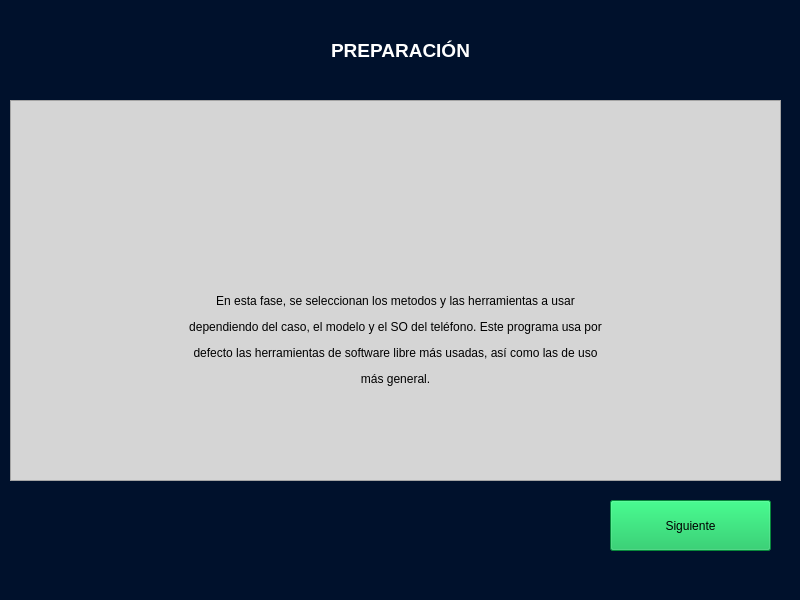
<?xml version="1.0" encoding="UTF-8"?>
<ui version="4.0">
 <class>MainWindow</class>
 <widget class="QMainWindow" name="MainWindow">
  <property name="geometry">
   <rect>
    <x>0</x>
    <y>0</y>
    <width>800</width>
    <height>600</height>
   </rect>
  </property>
  <property name="maximumSize">
   <size>
    <width>800</width>
    <height>600</height>
   </size>
  </property>
  <property name="windowTitle">
   <string>AFA</string>
  </property>
  <property name="styleSheet">
   <string notr="true">background-color: rgb(0, 17, 44);</string>
  </property>
  <widget class="QWidget" name="centralwidget">
   <widget class="QLabel" name="lbl_titulo">
    <property name="geometry">
     <rect>
      <x>260</x>
      <y>20</y>
      <width>281</width>
      <height>61</height>
     </rect>
    </property>
    <property name="text">
     <string>&lt;html&gt;&lt;head/&gt;&lt;body&gt;&lt;p align=&quot;center&quot;&gt;&lt;span style=&quot; font-size:14pt; font-weight:600; color:#ffffff;&quot;&gt;PREPARACIÓN&lt;/span&gt;&lt;/p&gt;&lt;/body&gt;&lt;/html&gt;</string>
    </property>
   </widget>
   <widget class="QFrame" name="frame">
    <property name="geometry">
     <rect>
      <x>10</x>
      <y>100</y>
      <width>771</width>
      <height>381</height>
     </rect>
    </property>
    <property name="styleSheet">
     <string notr="true">background-color: rgb(213, 213, 213);</string>
    </property>
    <property name="frameShape">
     <enum>QFrame::StyledPanel</enum>
    </property>
    <property name="frameShadow">
     <enum>QFrame::Raised</enum>
    </property>
    <widget class="QLabel" name="label_20">
     <property name="geometry">
      <rect>
       <x>120</x>
       <y>180</y>
       <width>531</width>
       <height>121</height>
      </rect>
     </property>
     <property name="styleSheet">
      <string notr="true"/>
     </property>
     <property name="text">
      <string>&lt;html&gt;&lt;head/&gt;&lt;body&gt;&lt;p align=&quot;center&quot;&gt;En esta fase, se seleccionan los metodos y las herramientas a usar&lt;/p&gt;&lt;p align=&quot;center&quot;&gt;dependiendo del caso, el modelo y el SO del teléfono. Este programa usa por&lt;/p&gt;&lt;p align=&quot;center&quot;&gt;defecto las herramientas de software libre más usadas, así como las de uso&lt;/p&gt;&lt;p align=&quot;center&quot;&gt;más general.&lt;/p&gt;&lt;/body&gt;&lt;/html&gt;</string>
     </property>
    </widget>
    <widget class="QLabel" name="label_8">
     <property name="geometry">
      <rect>
       <x>340</x>
       <y>40</y>
       <width>100</width>
       <height>100</height>
      </rect>
     </property>
     <property name="styleSheet">
      <string notr="true"/>
     </property>
     <property name="text">
      <string/>
     </property>
     <property name="pixmap">
      <pixmap>iconos/info.png</pixmap>
     </property>
    </widget>
   </widget>
   <widget class="QPushButton" name="bt_siguiente">
    <property name="geometry">
     <rect>
      <x>610</x>
      <y>500</y>
      <width>161</width>
      <height>51</height>
     </rect>
    </property>
    <property name="styleSheet">
     <string notr="true">background-color: rgb(10, 191, 83);</string>
    </property>
    <property name="text">
     <string>Siguiente</string>
    </property>
   </widget>
   <zorder>frame</zorder>
   <zorder>lbl_titulo</zorder>
   <zorder>bt_siguiente</zorder>
  </widget>
  <widget class="QMenuBar" name="menubar">
   <property name="geometry">
    <rect>
     <x>0</x>
     <y>0</y>
     <width>800</width>
     <height>20</height>
    </rect>
   </property>
  </widget>
 </widget>
 <resources/>
 <connections/>
</ui>
